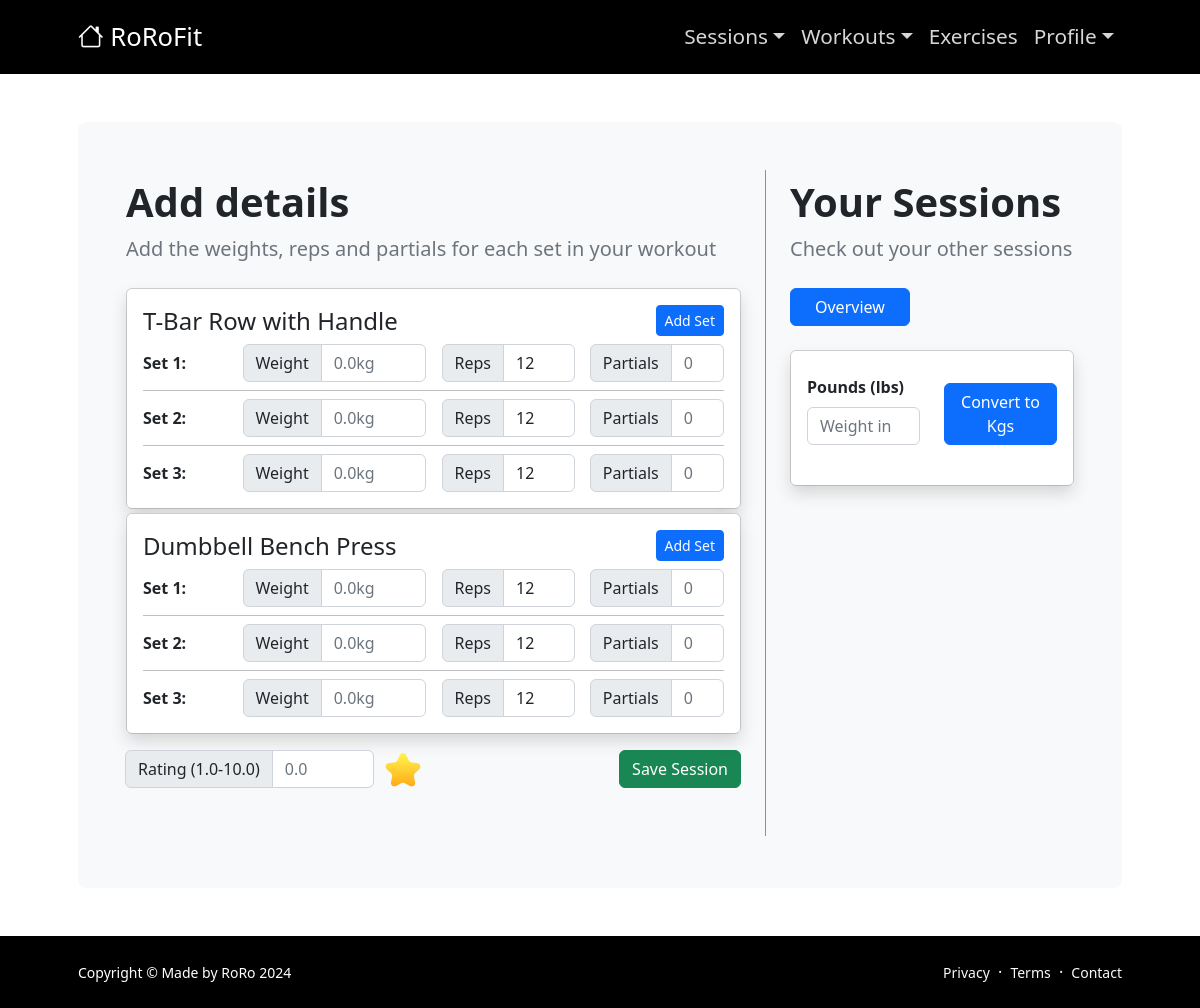
The app's page /create_session/details/65/ (signed in) with its own data.
### authorizeapp/models.py (models this page shows, shortened)
class Exercise(models.Model):
    name = models.ForeignKey(WorkoutName, on_delete=models.CASCADE)
    exercise = models.CharField(max_length=200)
    reps = models.IntegerField()
    sets = models.IntegerField()

### authorizeapp/views.py (the view, shortened to what this page needs)
# urls.py: path('create_session/details/<int:session_id>/', views.add_details, name="add_details"),
@login_required
def add_details(request, session_id):
    session = get_object_or_404(Session, id=session_id, user=request.user)
    exercises = session.workout.exercise_set.all()  # Adjust based on your related_name or model structure
    for exercise in exercises:
        exercise.range_sets = range(1, exercise.sets+1)
    return render(request, 'add_details.html', {'session': session, 'exercises': exercises})

### templates/add_details.html (shortened to what this page needs)
{% extends 'base.html' %}
{% load static %}
{% load custom_tags %}
{% block content %}
    <div class="container px-md-5 px-3">
        <div class="bg-light rounded-3 py-md-5 py-4 px-md-5 px-4">
            <div class="mb-1">
                <div class="row gx-5 justify-content-center">
                    <div class="col-lg-8 col-xl-8 custom-border">
                        <h1 class="fw-bolder">Add details</h1>
                        <p class="lead fw-normal text-muted mb-4">Add the weights, reps and partials for each set in your workout</p>
                        <div class="gx-5 justify-content-center form-floating mb-3">
                            <form method="post">
                                {% for exercise in exercises %}
                                <div class="card mb-1">
                                    <div class="card-body shadow ">
                                        <div class="mb-0">
                                            <div class="row align-items-end justify-content-between mb-2">
                                                <div class="col-8">
                                                    <h3 class="mb-0 mt-0">{{ exercise.exercise }}</h3>
                                                </div>
                                                <div class="col-auto">
                                                    <button type="button" class="btn btn-sm btn-primary add-set d-none d-md-inline" data-exercise-id="{{ exercise.id }}">Add Set</button>
                                                </div>
                                            </div>
                                            <div id="sets_container_{{ exercise.id}}">
                                                {% for i in exercise.range_sets %}
                                                <div class="row g-md-3 g-2 align-items-center">
                                                    <div class="col-3 col-md-2">
                                                        <div class="input-group">
                                                            <label for="workoutName" class="form-label fw-bold mb-0">Set {{i}}:</label>
                                                        </div>
                                                    </div>
                                                    <div class="col-9 col-md-4">
                                                        <div class="input-group">
                                                            <span class="input-group-text">Weight</span>
                                                            <input type="number" name="weight_{{ exercise.id }}[]" class="form-control" placeholder="0.0kg" step="0.1" value="">
                                                        </div>
                                                    </div>
                                                    <div class="col-6 col-md-3">
                                                        <div class="input-group">
                                                            <span class="input-group-text">Reps</span>
                                                            <input type="number" name="reps_{{ exercise.id }}[]" class="form-control" value="{{ exercise.reps }}" placeholder="0">
                                                        </div>
                                                    </div>
                                                    <div class="col-6 col-md-3">
                                                        <div class="input-group">
                                                            <span class="input-group-text d-none d-md-inline rounded-left">Partials</span>
                                                            <input type="number" name="partials_{{ exercise.id }}[]" class="form-control" placeholder="0" value="">
                                                        </div>
                                                    </div>
                                                </div>
                                                {% if not forloop.last %}
                                                <div class="border-bottom mt-2 mb-2"></div>
                                                {% endif %}
                                                {% endfor %}
                                            </div>
                                        </div>
                                    </div>
                                </div>
                                {% endfor %}
                                <div class="row mt-3 mb-5">
                                    <div class="col-8 col-md-6 ">
                                        <div class="input-group">
                                            <span class="input-group-text d-none d-md-inline rounded-left">Rating (1.0-10.0)</span>
                                            <input type="number" name="rating" class="form-control rounded-right" placeholder="0.0" step="0.1">
                                            <img src="{% static 'images/9004759_star_favorite_award_like_icon.png' %}" alt="star Logo">
                                        </div>
                                    </div>
                                    <div class="col-4 col-md-6 d-flex justify-content-end">
                                        <button type="submit" class="btn btn-success d-none d-md-block">Save Session</button>
                                    </div>
                                </div>
                            </form>
                        </div>
                    </div>
                    <div class="col-lg-8 col-xl-4 mt-md-0 mt-2">
                        <h1 class="fw-bolder mt-4 mt-md-2">Your Sessions</h1>
                        <p class="lead fw-normal text-muted mb-4">Check out your other sessions</p>
                        <div class="btn_container">
                            <a class="btn btn-primary px-4 me-sm-3" href="{% url 'my_session' %}">Overview</a>
                        </div>
                        <div class="card mt-4">
                            <div class="card-body shadow">
                                <div class="row">
                                    <div class="col-md-6 mt-2">
                                        <label for="poundsInput" class="form-label"><strong>Pounds (lbs)</strong></label>
                                        <input type="number" id="poundsInput" class="form-control" placeholder="Weight in lbs">
                                    </div>
                                    <div class="col-md-6 mt-2 align-self-end">
                                        <button onclick="convertPoundsToKg()" class="btn btn-primary">Convert to Kgs</button>
                                    </div>
                                </div>
                                <div class="row mt-3">
                                </div>
                            </div>
                        </div>
                    </div>
                </div>
            </div>
        </div>
    </div>
{% endblock content %}

### templates/add_details.html (style rules this page uses)
.input-group img { margin-left: 10px !important; height:38px; }

### records on screen
Exercise: exercise "T-Bar Row with Handle", range_sets "1" "2" "3", reps "12" "12" "12"
Exercise: exercise "Dumbbell Bench Press", range_sets "1" "2" "3", reps "12" "12" "12"
